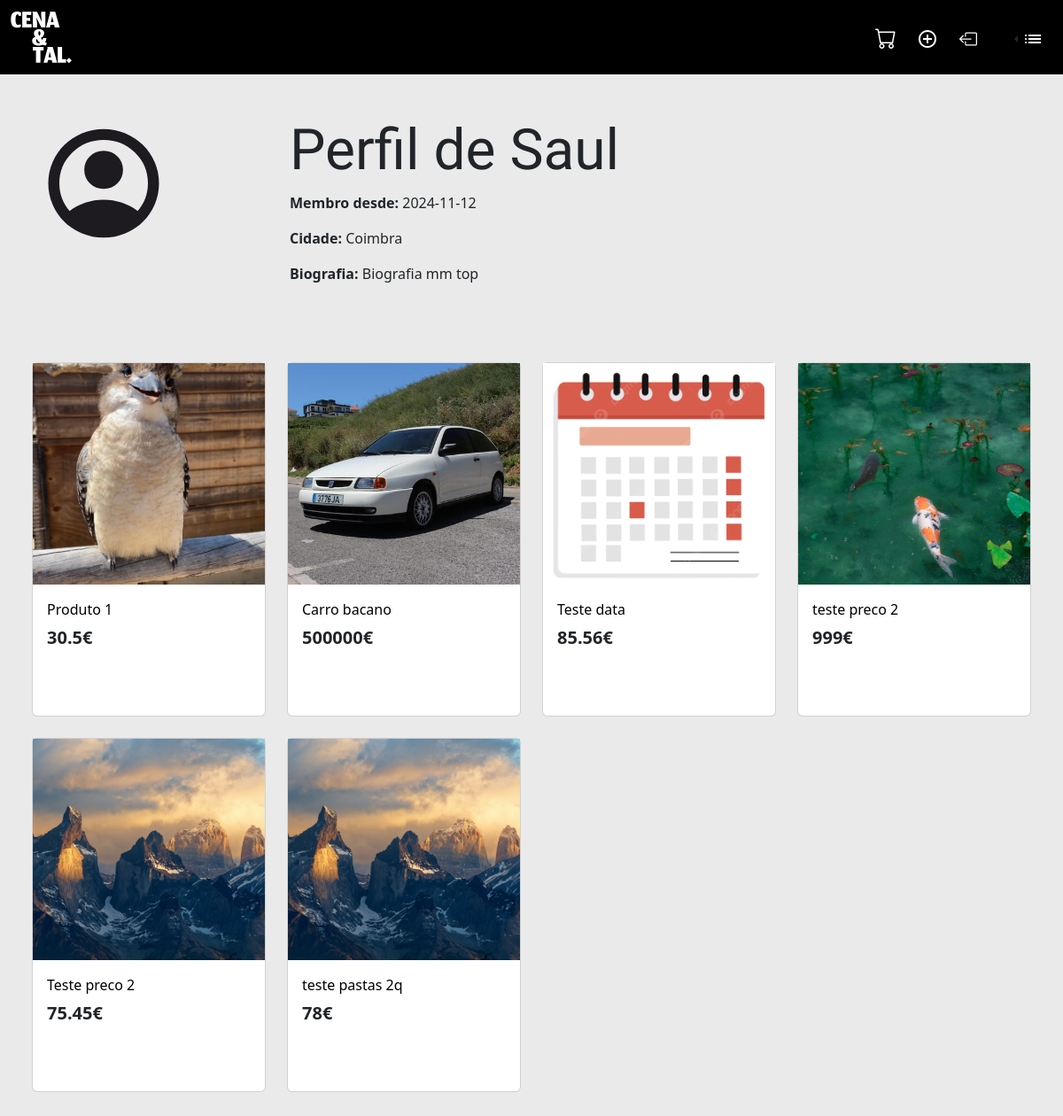
/pagina_utilizador_guest.php?user_id=1 (signed in), run on the app's committed database.
### tables this page shows
CREATE TABLE `users` (
  `id` int(11) NOT NULL,
  `username` varchar(30) NOT NULL,
  `password` varchar(78) NOT NULL,
  `email` varchar(30) NOT NULL,
  `imagem` varchar(255) DEFAULT 'imgs/icons/account_circle.svg',
  `localidade` varchar(255) DEFAULT NULL,
  `cidade` varchar(150) DEFAULT NULL,
  `cp` varchar(7) DEFAULT NULL,
  `telemovel` int(16) DEFAULT NULL,
  `biografia` text DEFAULT NULL,
  `data` date NOT NULL DEFAULT current_timestamp()
);

CREATE TABLE `produto` (
  `id` int(11) NOT NULL,
  `user_id` int(11) NOT NULL,
  `titulo` varchar(30) NOT NULL,
  `descricao` text NOT NULL,
  `preco` float NOT NULL,
  `imagem` varchar(80) DEFAULT NULL,
  `adicionado_a` date NOT NULL DEFAULT current_timestamp(),
  `visivel` tinyint(1) DEFAULT 1
);

### pagina_utilizador_guest.php (the view, shortened to what this page needs)
<?php
$isLoggedIn = isset($_SESSION['user_id']);
include 'includes/db.php';
if (isset($_GET['user_id'])) {
    $userId = intval($_GET['user_id']);
    $query = $conn->prepare("
        SELECT username, email, imagem, localidade, cidade, cp, telemovel, biografia, data
        FROM users WHERE id = ?");
    $query->bind_param("i", $userId);
    $query->execute();
    $result = $query->get_result();
    $product_sql = "SELECT produto.*, produto_imagens.image_path, users.username
        FROM produto
        LEFT JOIN produto_imagens ON produto.id = produto_imagens.produto_id
        LEFT JOIN users ON produto.user_id = users.id
        WHERE produto.user_id = $userId
        GROUP BY produto.id
        ORDER BY MIN(produto_imagens.id)";
  $product_result = $conn->query($product_sql);
    if ($result->num_rows > 0) {
        $userData = $result->fetch_assoc();
    } else {
        echo "<p>User not found.</p>";
        exit;
    }
} else {
    echo "<p>Invalid user ID.</p>";
    exit;
}
?>
 <!DOCTYPE html>
 <html lang="en">
 <head>
    <link rel="stylesheet" href="css/bootstrap.min.css">
    <link rel="stylesheet" href="css/fonts/customfonts.css">
 </head>
 <body style="background-color: #EAEAEA;">
 <nav class="navbar navbar-expand-sm" style="background-color: black;">
  <div class="container-fluid">
    <a class="navbar-brand align-self-center" href="index.php">
      <img src="imgs/logo.svg" style="width:69px;" alt="">
    </a>
    <div class="d-flex align-items-center">
      <?php if ($isLoggedIn == true): ?>
        <a class="btn" href="pagina_utilizador.php">
        </a>
        <a class="btn" href="#">
          <img src="imgs/icons/cart.svg" alt="">
        </a>
        <a class="btn" href="add_produto.html">
          <img src="imgs/icons/iconplus.svg" alt="">
        </a>
        <a class="btn" href="logica/logout.php">
          <img src="imgs/icons/logout.svg" style="width:20px; height:20px;" alt="">
        </a>
      <?php else: ?>
        <a class="btn jomhuria-regular fs-2" style="color: white;" href="login.html">Login</a>
        <a class="btn jomhuria-regular fs-2" style="color: white;" href="registar.html">Registar</a>
      <?php endif; ?>
      <div class="dropstart ms-3">
        <button class="btn dropdown-toggle" type="button" data-bs-toggle="dropdown" aria-expanded="false" style="background-color: black;">
          <img src="imgs/icons/iconcont.svg" alt="">
        </button>
      </div>
    </div>
  </div>
</nav>
<div class="container mt-5">
    <div class="row">
        <div class="col-lg-3">
            <img src="<?php echo htmlspecialchars($userData['imagem']); ?>"
                 alt="Imagem de <?php echo htmlspecialchars($userData['username']); ?>"
                 class="rounded-circle" style="width: 150px; height: 150px;">
        </div>
        <div class="col-lg-9">
            <h1 class="jomhuria-regular fs-custom">Perfil de <?php echo htmlspecialchars($userData['username']); ?></h1>
            <p><strong>Membro desde:</strong> <?php echo htmlspecialchars($userData['data'] ?? ''); ?></p>
            <p><strong>Cidade:</strong> <?php echo htmlspecialchars($userData['cidade'] ?? ''); ?></p>
            <p><strong>Biografia:</strong> <?php echo nl2br(htmlspecialchars($userData['biografia'] ?? '')); ?></p>
        </div>
    </div>
</div>
<div class="container-fluid mt-5 mb-5 ">
    <div class=" container-fluid mt-5 mb-5 row row-cols-xxl-5 row-cols-xl-4 row-cols-md-3 row-cols-1 gy-4 mx-auto">
    <?php while($row = $product_result->fetch_assoc()): ?>
      <div class="col me-0">
        <div class="card rounded-2" style="width: 100%; height: 400px; background-color: white;">
          <a href="pagina_produto.php?id=<?php echo htmlspecialchars($row['id']); ?>" class="text-decoration-none">
            <div class="container p-0" style="width: 100%; height: 250px; background-color: white;">
              <img src="<?php echo htmlspecialchars($row['image_path']); ?>" class="img-fluid" alt="Product Image" style="width: 100%; height: 100%; object-fit:cover;">
            </div>
          </a>
          <div class="card-body">
            <a href="pagina_produto.php?id=<?php echo htmlspecialchars($row['id']); ?>" class="text-decoration-none " style="color: #000000">
              <div class="card-title"><?php echo htmlspecialchars($row['titulo']); ?></div>
            </a>
            <div class="card-text"><h5 class="fw-bold"><?php echo htmlspecialchars($row['preco']); ?>€</h5></div>
          </div>
        </div>
      </div>
      <?php endwhile; ?>
    </div>
</div>
 </body>
 </html>

### data on the page
users: imagem (picture), username "Saul", data "2024-11-12", cidade "Coimbra", biografia "Biografia mm top"
produto: shows a picture, titulo "Produto 1", preco "30.5"
produto: shows a picture, titulo "Carro bacano", preco "500000"
produto: shows a picture, titulo "Teste data", preco "85.56"
produto: shows a picture, titulo "teste preco 2", preco "999"
produto: titulo "Teste preco 2", preco "75.45"
produto: titulo "teste pastas 2q", preco "78"
